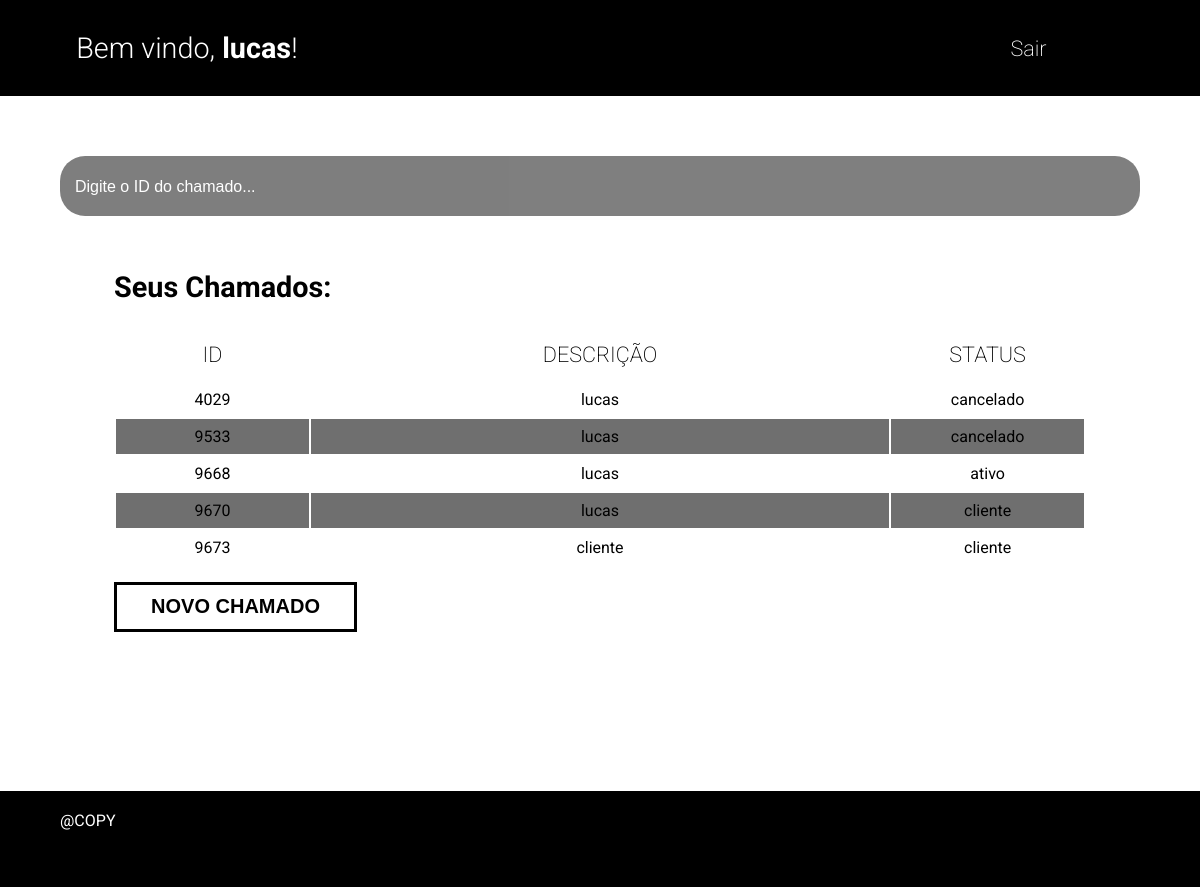
Screenshot of /view/homeADM.php (signed in) with the database file from the repository.
### tables this page shows
CREATE TABLE `chamados` (
  `idChamado` int(11) NOT NULL,
  `idOps` varchar(10) DEFAULT NULL,
  `nome` varchar(100) NOT NULL,
  `status` varchar(50) DEFAULT 'em-aberto',
  `created_at` timestamp NOT NULL DEFAULT current_timestamp(),
  `descricao` text NOT NULL
);

### view/homeADM.php (the view, shortened to what this page needs)
<?php
$conn = new Caminho;
$conexao = $conn->getConn();
$idOps = $_SESSION['idOps'];
$classe = $_SESSION['classe'];
if ($classe === 'adm') {
    $stmt = $conexao->prepare("SELECT * FROM chamados ORDER BY created_at DESC");
    $stmt->execute();
} else {
    $stmt = $conexao->prepare("SELECT * FROM chamados WHERE idOps = ? ORDER BY created_at DESC");
    $stmt->execute([$idOps]);
}
$chamados = $stmt->fetchAll(PDO::FETCH_ASSOC);
?>
<!DOCTYPE html>
<html lang="pt-br">
<head>
    <link rel="stylesheet" href="../style/style.css?v=<?php echo time(); ?>">
</head>
<body>
    <header class="header">
        <div class="container">
            <h1 id="titulo-home-entrada">Bem vindo, <span><?php echo htmlspecialchars($_SESSION['nome']); ?></span>!</h1>
            <ul class="nav">
                <li><a href="../actions/logout.php">Sair</a></li>
            </ul>
        </div>
    </header>
    <section class="main">
        <div class="container">
            <form action="" method="get" class="input-pesquisa">
                <input type="text" placeholder="Digite o ID do chamado..." name="pesquisa" id="pesquisa">
            </form>
            <div class="head-main">
                <h1 class="title">Seus Chamados:</h1>
            </div>
            <div class="tabela">
                <table>
                    <thead class="cabecalho">
                        <tr>
                            <th class="col id">ID</th>
                            <th class="col descricao-title">DESCRIÇÃO</th>
                            <th class="col status">STATUS</th>
                        </tr>
                    </thead>
                    <tbody class="chamados">
                    <?php foreach ($chamados as $index => $chamado): ?>
                        <tr class="openEditModal">
                            <td class="<?= $index % 2 !== 0 ? 'impar-bg' : '' ?>"><?php echo $chamado['idChamado']; ?></td>
                            <td class="<?= $index % 2 !== 0 ? 'impar-bg' : '' ?>"><?php echo htmlspecialchars($chamado['nome']); ?></td>
                            <td class="<?= $index % 2 !== 0 ? 'impar-bg' : '' ?>"><?php echo htmlspecialchars($chamado['status']); ?></td>
                        </tr>
                    <?php endforeach; ?>
                    </tbody>
                </table>
            </div>
            <div class="novo-cham">
                <button class="openCriaModal" value="novo-chamado" id="btnChamado">NOVO CHAMADO</button>
            </div>
        </div>
    </section>
    <footer class="footer">
        <p>@COPY</p>
    </footer>
</body>
</html>

### style/style.css (style rules this page uses)
html, body { height: 100%; width: 100%; margin: 0; padding: 0; font-family: "Roboto", sans-serif; }
h1 { font-size: 1.80rem; }
ul { padding: 0; list-style: none; }
a { text-decoration: none; color: #fff; }
input, textarea { border: none; border-radius: 4px; background-color: rgb(111, 111, 111); box-sizing: border-box; }
.container { width: 90%; display: flex; margin: 0 auto; align-items: center; flex-wrap: wrap; }
#titulo-home-entrada { width: 85%; font-weight: 300; margin: 0 auto; }
#titulo-home-entrada span { font-weight: bold; }
.nav { width: 12%; display: flex; flex-wrap: wrap; justify-content: space-between; }
.nav li a { font-size: 1.35rem; font-weight: 200; transition: all 0.3s ease; }
.input-pesquisa { width: 100%; margin-bottom: 30px; }
#pesquisa { display: block; box-sizing: border-box; width: 100%; padding: 10px 15px; margin: 0 auto; border: none; border-radius: 25px; height: 60px; background-color: rgb(0, 0, 0); opacity: 50%; color: #fff; font-size: 1.10rem; font-weight: 200; transition: all 0.3s ease; }
#pesquisa::placeholder { color: #fff; font-weight: 100; font-size: 1rem; }
.head-main { display: flex; width: 90%; align-items: center; justify-content: space-between; margin: 0 auto; }
.title { width: 80%; }
.tabela { width: 90%; margin: 0 auto; }
.tabela table { width: 100%; }
.cabecalho { width: 100%; }
.cabecalho tr { height: 50px; }
.col { font-size: 1.35rem; font-weight: 200; }
.id { width: 20%; }
.impar-bg { background-color: rgb(111, 111, 111); }
.status { width: 20%; }
.chamados { width: 100%; text-align: center; }
.chamados tr { height: 35px; }
.main { flex: 1; }
.header { height: 12%; width: 100%; background-color: black; margin-bottom: 5%; color: white; align-content: center; }
.footer { height: 12%; width: 100%; background-color: black; margin-top: 12%; }
.footer p { width: 90%; margin: 0 auto; padding: 20px 0; color: #fff; }
.novo-cham { width: 90%; height: 80px; align-content: center; margin: 0 auto; }
#btnChamado { width: 25%; background-color: white; height: 50px; font-size: 1.25rem; font-weight: bold; color: black; border: 3px solid black; transition: all 0.3s ease; }

### rows the page displays
chamados: idChamado "4029", nome "lucas", status "cancelado"
chamados: idChamado "9533", nome "lucas", status "cancelado"
chamados: idChamado "9668", nome "lucas", status "ativo"
chamados: idChamado "9670", nome "lucas", status "cliente"
chamados: idChamado "9673", nome "cliente", status "cliente"

### other values shown
$_SESSION['nome'] "lucas"
